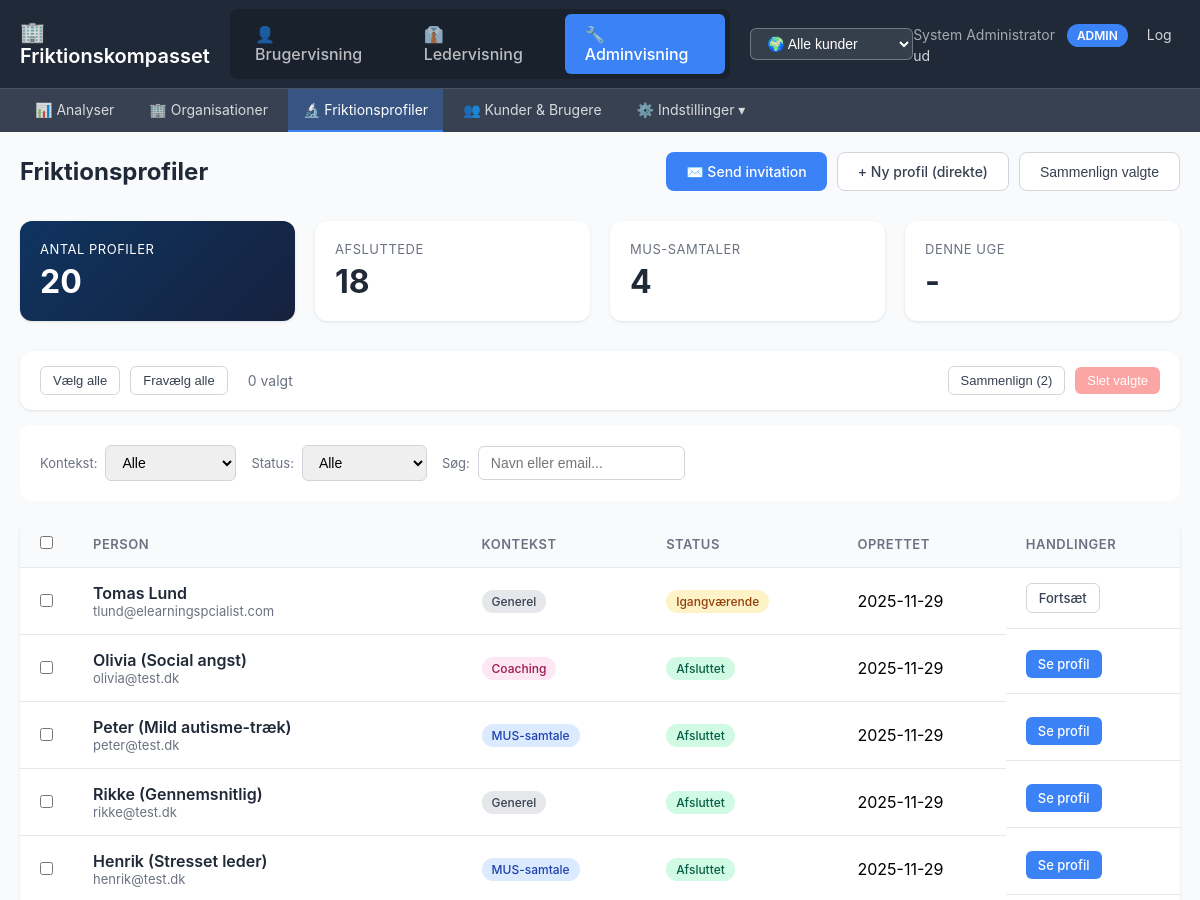
The app's page /admin/profiler (signed in, upper part), older data.
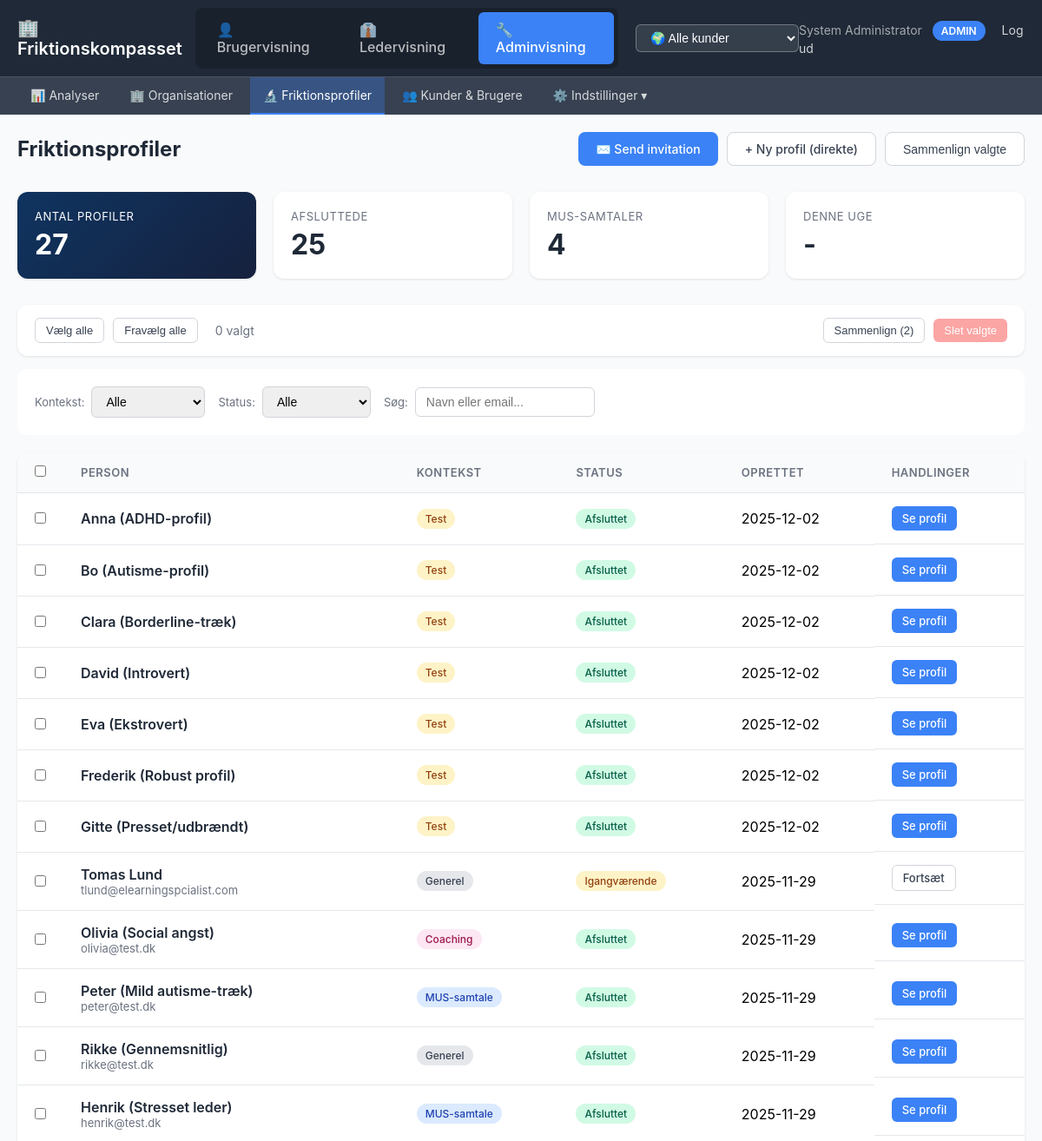
The same page, newer data.
### tables this page shows
CREATE TABLE profil_sessions (
                id TEXT PRIMARY KEY,
                person_name TEXT,
                person_email TEXT,
                context TEXT DEFAULT 'general',

                -- Valgfri kobling til organisation
                customer_id TEXT,
                unit_id TEXT,

                -- Metadata
                is_complete INTEGER DEFAULT 0,
                created_at TIMESTAMP DEFAULT CURRENT_TIMESTAMP,
                completed_at TIMESTAMP, measurement_type TEXT DEFAULT 'profile', situation_context TEXT,

                FOREIGN KEY (customer_id) REFERENCES customers(id),
                FOREIGN KEY (unit_id) REFERENCES organizational_units(id)
            );

### admin_app.py (the view)
@app.route('/admin/profiler')
@login_required
def profil_admin_list():
    user = session['user']
    customer_id = None
    if user['role'] != 'admin':
        customer_id = user.get('customer_id')
    sessions = list_profil_sessions(customer_id=customer_id, include_incomplete=True)
    return render_template('profil/admin_list.html', sessions=sessions)

### admin_app.py (called while the page is built)
def login_required(f):
    @wraps(f)
    def decorated_function(*args, **kwargs):
        if 'user' not in session:
            flash('Du skal være logget ind for at se denne side', 'error')
            return redirect(url_for('login'))
        return f(*args, **kwargs)
    return decorated_function

### db_hierarchical.py (called while the page is built)
@contextmanager
def get_db():
    conn = sqlite3.connect(DB_PATH, timeout=30.0)
    conn.row_factory = sqlite3.Row
    conn.execute("PRAGMA journal_mode=WAL")
    try:
        yield conn
        conn.commit()
    finally:
        conn.close()

### db_profil.py (called while the page is built)
@contextmanager
def get_db():
    conn = sqlite3.connect(DB_PATH, timeout=30.0)
    conn.row_factory = sqlite3.Row
    conn.execute("PRAGMA journal_mode=WAL")
    try:
        yield conn
        conn.commit()
    finally:
        conn.close()

def list_sessions(
    customer_id: Optional[str] = None,
    include_incomplete: bool = False
) -> List[Dict]:
    with get_db() as conn:
        query = "SELECT * FROM profil_sessions WHERE 1=1"
        params = []
        if customer_id:
            query += " AND customer_id = ?"
            params.append(customer_id)
        if not include_incomplete:
            query += " AND is_complete = 1"
        query += " ORDER BY created_at DESC"
        rows = conn.execute(query, params).fetchall()
        return [dict(row) for row in rows]

### templates/profil/admin_list.html (shortened to what this page needs)
{% extends "admin/layout.html" %}
{% block content %}
<div class="page-header">
    <h1>Friktionsprofiler</h1>
    <div class="header-actions">
        <a href="/admin/profil/invite" class="btn btn-primary">
            ✉️ Send invitation
        </a>
        <a href="/profil/start" class="btn btn-secondary" target="_blank">
            + Ny profil (direkte)
        </a>
        <button class="btn btn-secondary" onclick="startCompare()">
            Sammenlign valgte
        </button>
    </div>
</div>
<div class="stats-grid">
    <div class="stat-card highlight">
        <div class="label">Antal profiler</div>
        <div class="value">{{ sessions|length }}</div>
    </div>
    <div class="stat-card">
        <div class="label">Afsluttede</div>
        <div class="value">{{ sessions|selectattr('is_complete', 'equalto', 1)|list|length }}</div>
    </div>
    <div class="stat-card">
        <div class="label">MUS-samtaler</div>
        <div class="value">{{ sessions|selectattr('context', 'equalto', 'mus')|list|length }}</div>
    </div>
    <div class="stat-card">
        <div class="label">Denne uge</div>
        <div class="value">-</div>
    </div>
</div>
<div class="batch-toolbar">
    <div class="batch-left">
        <button class="btn btn-secondary btn-small" onclick="selectAll()">Vælg alle</button>
        <button class="btn btn-secondary btn-small" onclick="clearSelection()">Fravælg alle</button>
        <span class="selected-info" id="selectedInfo">0 valgt</span>
    </div>
    <div class="batch-right">
        <button class="btn btn-secondary btn-small" onclick="compareSelected()" id="compareBtnTop" disabled>
            Sammenlign (2)
        </button>
        <button class="btn btn-danger btn-small" onclick="deleteSelected()" id="deleteBtnTop" disabled>
            Slet valgte
        </button>
    </div>
</div>
<div class="filters">
    <div class="filter-group">
        <label>Kontekst:</label>
        <select id="filterContext">
            <option value="">Alle</option>
        </select>
    </div>
    <div class="filter-group">
        <label>Status:</label>
        <select id="filterStatus">
            <option value="">Alle</option>
        </select>
    </div>
    <div class="filter-group">
        <label>Søg:</label>
        <input type="text" id="searchInput" placeholder="Navn eller email...">
    </div>
</div>
<div class="profiles-table">
    {% if sessions %}
    <table id="profilesTable">
        <thead>
            <tr>
                <th style="width: 40px;"><input type="checkbox" id="selectAll"></th>
                <th>Person</th>
                <th>Kontekst</th>
                <th>Status</th>
                <th>Oprettet</th>
                <th>Handlinger</th>
            </tr>
        </thead>
        <tbody>
            {% for s in sessions %}
            <tr data-id="{{ s.id }}" data-context="{{ s.context }}" data-status="{{ 'complete' if s.is_complete else 'incomplete' }}" data-name="{{ s.person_name or '' }}">
                <td><input type="checkbox" class="profile-select" value="{{ s.id }}" data-name="{{ s.person_name or 'Unavngivet' }}"></td>
                <td>
                    <div class="profile-name">{{ s.person_name or 'Unavngivet' }}</div>
                    {% if s.person_email %}
                    <div class="profile-email">{{ s.person_email }}</div>
                    {% endif %}
                </td>
                <td>
                    <span class="context-badge context-{{ s.context or 'general' }}">
                        {% if s.context == 'mus' %}MUS-samtale
                        {% elif s.context == 'coaching' %}Coaching
                        {% elif s.context == 'konflikt' %}Konflikt
                        {% elif s.context == 'onboarding' %}Onboarding
                        {% elif s.context == 'test' %}Test
                        {% else %}Generel{% endif %}
                    </span>
                </td>
                <td>
                    <span class="status-badge status-{{ 'complete' if s.is_complete else 'incomplete' }}">
                        {{ 'Afsluttet' if s.is_complete else 'Igangværende' }}
                    </span>
                </td>
                <td>{{ s.created_at[:10] if s.created_at else '-' }}</td>
                <td class="actions-cell">
                    {% if s.is_complete %}
                    <a href="/profil/{{ s.id }}/report" class="btn btn-primary btn-small" target="_blank">
                        Se profil
                    </a>
                    {% else %}
                    <a href="/profil/{{ s.id }}" class="btn btn-secondary btn-small" target="_blank">
                        Fortsæt
                    </a>
                    {% endif %}
                </td>
            </tr>
            {% endfor %}
        </tbody>
    </table>
    {% endif %}
</div>
{% endblock %}

### templates/admin/layout.html (shortened to what this page needs)
<!DOCTYPE html>
<html>
<head>
</head>
<body>
    <nav class="nav">
        <div class="nav-container">
            <div class="nav-brand">🏢 Friktionskompasset</div>
            {% if session.user.role == 'admin' and not session.impersonating %}
            <ul class="view-switcher">
                <li><a href="/admin/view/user" {% if session.get('view_mode') == 'user' %}class="active"{% endif %}>👤 Brugervisning</a></li>
                <li><a href="/admin/view/manager" {% if session.get('view_mode') == 'manager' %}class="active"{% endif %}>👔 Ledervisning</a></li>
                <li><a href="/admin/view/admin" {% if session.get('view_mode', 'admin') == 'admin' %}class="active"{% endif %}>🔧 Adminvisning</a></li>
            </ul>
            {% endif %}
            {% if session.user.role == 'admin' %}
            <div class="customer-switcher">
                <select id="customerSelect" onchange="switchCustomer(this.value)">
                    <option value="">🌍 Alle kunder</option>
                </select>
            </div>
            {% endif %}
            <div class="nav-user">
                {{ session.user.name }}
                <span class="user-badge">{{ session.user.role|upper }}</span>
                <a href="/logout" style="color: rgba(255,255,255,0.8); margin-left: 15px; text-decoration: none;">Log ud</a>
            </div>
        </div>
    </nav>
    <div class="submenu">
        <div class="submenu-container">
            {% set view_mode = session.get('view_mode', 'admin') %}
            {% if view_mode == 'user' %}
            <ul class="submenu-links">
                <li><a href="/admin/user-view/survey" {% if 'user-view' in request.path %}class="active"{% endif %}>📝 Spørgeskema</a></li>
            </ul>
            {% else %}
            <ul class="submenu-links">
                <li><a href="/admin/analyser" {% if 'analyser' in request.path %}class="active"{% endif %}>📊 Analyser</a></li>
                <li><a href="/admin" {% if request.path == '/admin' and 'campaign' not in request.path %}class="active"{% endif %}>🏢 Organisationer</a></li>
                <li><a href="/admin/profiler" {% if 'profiler' in request.path %}class="active"{% endif %}>🔬 Friktionsprofiler</a></li>
                <li><a href="/admin/customers" {% if 'customers' in request.path %}class="active"{% endif %}>👥 Kunder & Brugere</a></li>
                <li class="submenu-dropdown">
                    <a href="#" class="dropdown-toggle {% if 'email' in request.path or 'settings' in request.path or 'profil-questions' in request.path or 'seed' in request.path %}active{% endif %}">⚙️ Indstillinger ▾</a>
                </li>
            </ul>
            {% endif %}
        </div>
    </div>
    <div class="container">
        {% block content %}{% endblock %}
    </div>
</body>
</html>

### templates/admin/layout.html (style rules this page uses)
* { margin: 0; padding: 0; box-sizing: border-box; }
body { font-family: -apple-system, BlinkMacSystemFont, 'Segoe UI', Arial, sans-serif; background: #f9fafb; }
.nav { background: #1f2937; color: white; padding: 0; box-shadow: 0 2px 4px rgba(0,0,0,0.1); }
.nav-container { max-width: 1400px; margin: 0 auto; display: flex; align-items: center; justify-content: space-between; padding: 0 20px; }
.nav-brand { font-size: 1.25rem; font-weight: 600; padding: 20px 0; }
.view-switcher { display: flex; gap: 5px; list-style: none; background: rgba(0,0,0,0.2); padding: 5px; border-radius: 8px; }
.view-switcher a { color: rgba(255,255,255,0.7); text-decoration: none; padding: 10px 20px; display: block; transition: all 0.2s; border-radius: 6px; font-weight: 500; }
.view-switcher a.active { background: #3b82f6; color: white; }
.submenu { background: #374151; border-top: 1px solid rgba(255,255,255,0.1); }
.submenu-container { max-width: 1400px; margin: 0 auto; padding: 0 20px; }
.submenu-links { display: flex; gap: 5px; list-style: none; padding: 0; margin: 0; }
.submenu-links a { color: rgba(255,255,255,0.8); text-decoration: none; padding: 12px 15px; display: block; transition: all 0.2s; font-size: 0.875rem; }
.submenu-links a.active { background: rgba(59, 130, 246, 0.3); color: white; border-bottom: 2px solid #3b82f6; }
.submenu-dropdown { position: relative; }
.submenu-dropdown .dropdown-toggle { cursor: pointer; }
.nav-user { color: rgba(255,255,255,0.6); font-size: 0.875rem; }
.user-badge { display: inline-block; background: #3b82f6; color: white; padding: 4px 10px; border-radius: 12px; font-size: 0.75rem; font-weight: 600; margin-left: 8px; }
.customer-switcher { margin-left: 20px; }
.customer-switcher select { padding: 6px 12px; border-radius: 6px; border: 1px solid rgba(255,255,255,0.3); background: rgba(255,255,255,0.1); color: white; font-size: 14px; cursor: pointer; transition: all 0.2s; }
.customer-switcher select option { background: #1f2937; color: white; }
.container { max-width: 1400px; margin: 0 auto; padding: 20px; }

Row changes from the older to the newer data that the page shows:
added profil_sessions: person_name "Anna (ADHD-profil)", context "Test", is_complete "Afsluttet", created_at "2025-12-02"
added profil_sessions: person_name "Bo (Autisme-profil)", context "Test", is_complete "Afsluttet", created_at "2025-12-02"
added profil_sessions: person_name "Clara (Borderline-træk)", context "Test", is_complete "Afsluttet", created_at "2025-12-02"
added profil_sessions: person_name "David (Introvert)", context "Test", is_complete "Afsluttet", created_at "2025-12-02"
added profil_sessions: person_name "Eva (Ekstrovert)", context "Test", is_complete "Afsluttet", created_at "2025-12-02"
added profil_sessions: person_name "Frederik (Robust profil)", context "Test", is_complete "Afsluttet", created_at "2025-12-02"
added profil_sessions: person_name "Gitte (Presset/udbrændt)", context "Test", is_complete "Afsluttet", created_at "2025-12-02"
Text that changed along with them:
{{ sessions|length }}: "20" → "27"
{{ sessions|selectattr('is_complete', 'equalto', 1)|list|length }}: "18" → "25"
